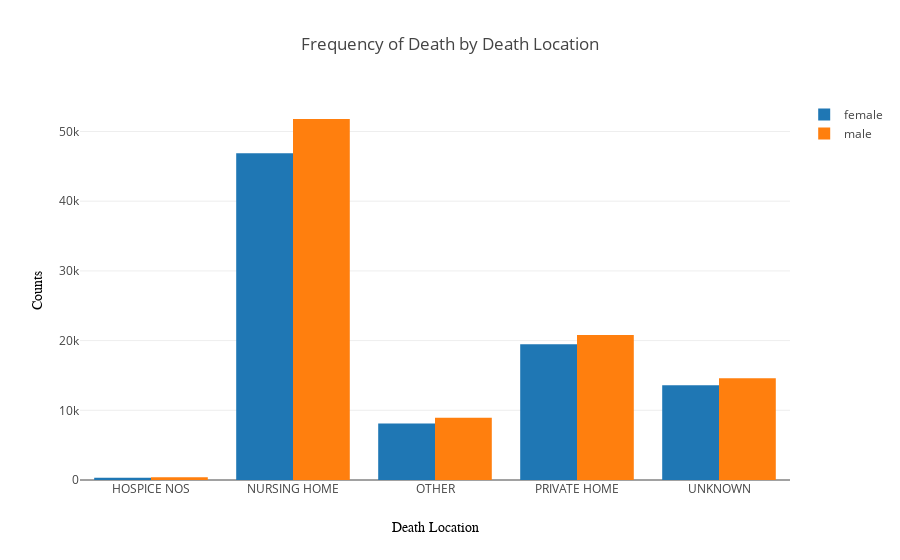

Notebook source saved alongside this figure:
### Markdown cell above
## Frequency plots of Patient data

### Code cell
#group by sex and count the type of deaths

useable_groupings = ['DEATHCAUSECODE_UNDERLYING_DESC', 'ETHNICITY_DESC',
                     'DEATHLOCATIONCODE_DESC',]
av_patient_frequency(av_patient,useable_groupings[2])

### Figure 1 — Plotly figure (JSON) as saved in the notebook; plotly's stock layout.template omitted (floating-point values rounded to 4 significant figures)
{"data": [{"name": "female", "type": "bar", "uid": "9d7135c3-51c7-454b-b242-ec9526d4e6f4", "x": ["HOSPICE NOS", "NURSING HOME", "OTHER", "PRIVATE HOME", "UNKNOWN"], "y": [311, 46886, 8094, 19480, 13599]}, {"name": "male", "type": "bar", "uid": "a78cd949-3f6b-429c-8d96-afffb3213d6c", "x": ["HOSPICE NOS", "NURSING HOME", "OTHER", "PRIVATE HOME", "UNKNOWN"], "y": [398, 51795, 8931, 20804, 14610]}], "layout": {"title": {"text": "Frequency of Death by Death Location"}, "xaxis": {"title": {"font": {"color": "#000000", "family": "Courier New, monospace", "size": 14}, "text": "Death Location"}}, "yaxis": {"title": {"font": {"color": "#000000", "family": "Courier New, monospace", "size": 14}, "text": "Counts"}}}}
